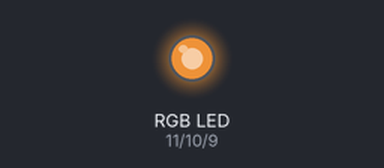
A sketch run on a simulated Arduino Uno, built with avr-gcc and run on an emulated ATmega328P. Parts: an RGB LED mixed from three pins (HIGH = lit).

Above: at 0.1 s.
Timing chart, 0 to 1.6 s (numbered marks = the images above):
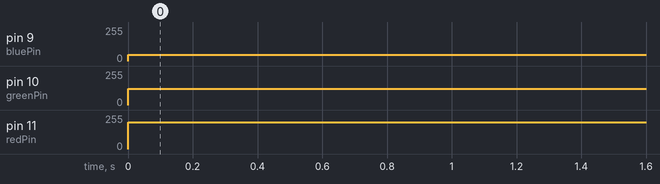

Measured:
- by itself, pin 9 (bluePin): 0/255 → 47/255 at 0.00 s
- by itself, pin 10 (greenPin): 0/255 → 123/255 at 0.00 s
- by itself, pin 11 (redPin): 0/255 → 200/255 at 0.00 s

The sketch:

sketch_oct30d.ino
```cpp
const int redPin = 11;
const int greenPin = 10;
const int bluePin = 9;
void setup() {
  // put your setup code here, to run once:
  Serial.begin(9600);
  pinMode(redPin, OUTPUT);
  pinMode(greenPin, OUTPUT);
  pinMode(bluePin, OUTPUT);
}

void loop() {
  // put your main code here, to run repeatedly:
  analogWrite(redPin, 200);
  analogWrite(greenPin, 123);
  analogWrite(bluePin, 47);
}
```
